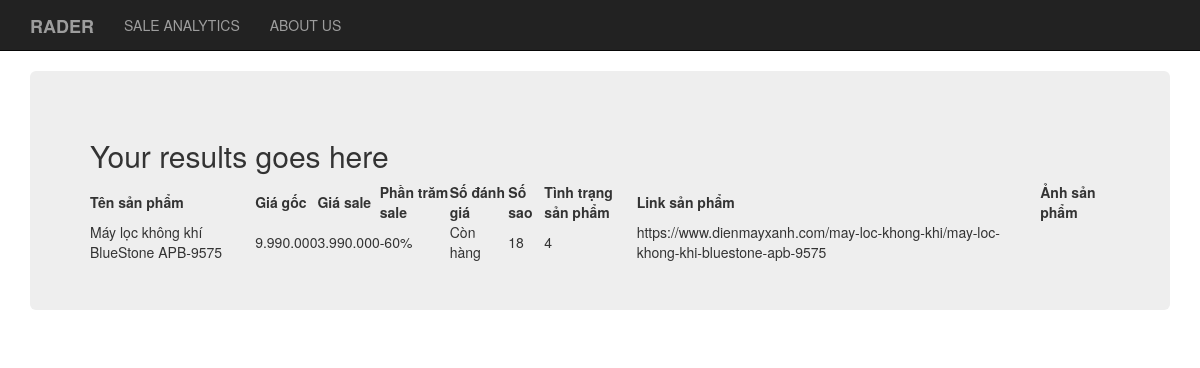
The app's page /searcher/result/, older data.
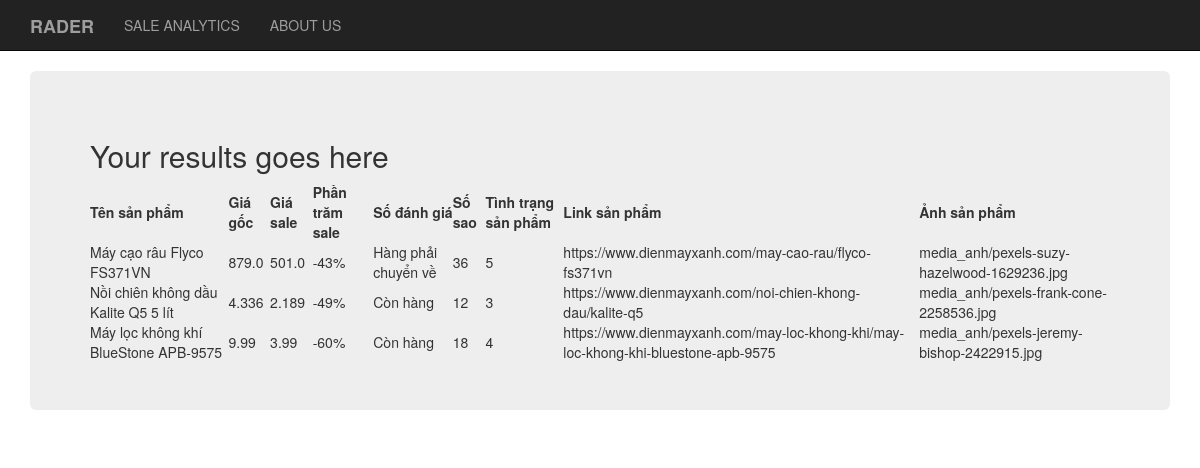
The same page, newer data.
### searcher/models.py (models this page shows, shortened)
class Info(models.Model):
    ten = models.CharField(verbose_name='Tên sản phẩm',max_length=265)
    gia_goc = models.FloatField(verbose_name='Giá gốc',default=0)
    gia_sale = models.FloatField(verbose_name='Giá sale', default=0)
    sale_rate= models.CharField(verbose_name='Phần trăm sale',max_length=10)
    con_hang = models.CharField(verbose_name='Còn hàng',max_length=100, null=True)
    luot_danh_gia = models.IntegerField(verbose_name='Số đánh giá', default=0)
    sao = models.IntegerField(verbose_name='Số sao', default=0)
    link_sp = models.URLField(verbose_name='Link sản phẩm', max_length=265, null=True)
    anh_sp = models.ImageField(verbose_name='Ảnh sản phẩm', upload_to = 'media_anh', blank=True)

### searcher/views.py (the view)
# urls.py: path('result/',views.result,name='result_url'),
def result(request):
    res_sale_rate = Info.objects.order_by('sale_rate')
    sale_rate_dict = {'top_sale': res_sale_rate}
    return render(request, 'searcher/result.html', context = sale_rate_dict)

### templates/searcher/result.html
{% extends "searcher/base.html" %}
{% block body_block%}
<div class="container">
  <div class="jumbotron">
    <h2>Your results goes here</h1>
    <table>
      <thead>
        <th>Tên sản phẩm</th>
        <th>Giá gốc</th>
        <th>Giá sale</th>
        <th>Phần trăm sale</th>
        <th>Số đánh giá</th>
        <th>Số sao</th>
        <th>Tình trạng sản phẩm</th>
        <th>Link sản phẩm</th>
        <th>Ảnh sản phẩm</th>
      </thead>
      {% for item in top_sale %}
      <tr>
        <td>{{item.ten}}</td>
        <td>{{item.gia_goc}}</td>
        <td>{{item.gia_sale}}</td>
        <td>{{item.sale_rate}}</td>
        <td>{{item.con_hang}}</td>
        <td>{{item.luot_danh_gia}}</td>
        <td>{{item.sao}}</td>
        <td>{{item.link_sp}}</td>
        <td>{{item.anh_sp}}</td>
      </tr>
      {% endfor %}
    </table>
  </div>
</div>
{% endblock %}

### templates/searcher/base.html (shortened to what this page needs)
<!DOCTYPE html>
{% load static %}
<html lang="en" dir="ltr">
  <head>
<link rel="stylesheet" href="https://maxcdn.bootstrapcdn.com/bootstrap/3.3.7/css/bootstrap.min.css">
  </head>
  <body>
    <nav class = "navbar navbar-default navbar-static-top navbar-inverse">
      <div class="container">
        <ul class="nav navbar-nav">
          <li><a class="navbar-brand" href="{% url 'home_url' %}"><b>RADER</b></a></li>
          <li><a class="navbar-link" href="{% url 'searcher:analytics_url'%}">SALE ANALYTICS</a></li>
          <li><a class="navbar-link" href="{% url 'searcher:us_url'%}">ABOUT US</a></li>
        </ul>
      </div>
    </nav>
    {% block body_block %}{% endblock %}
  </body>
</html>

Row changes from the older to the newer data that the page shows:
added Info: ten "Máy cạo râu Flyco FS371VN", gia_goc "879.0", gia_sale "501.0", sale_rate "-43%", con_hang "Hàng phải chuyển về", luot_danh_gia "36", sao "5", link_sp "https://www.dienmayxanh.com/may-cao-rau/flyco-fs371vn", anh_sp "media_anh/pexels-suzy-hazelwood-1629236.jpg"
added Info: ten "Nồi chiên không dầu Kalite Q5 5 lít", gia_goc "4.336", gia_sale "2.189", sale_rate "-49%", con_hang "Còn hàng", luot_danh_gia "12", sao "3", link_sp "https://www.dienmayxanh.com/noi-chien-khong-dau/kalite-q5", anh_sp "media_anh/pexels-frank-cone-2258536.jpg"
changed Info "Máy lọc không khí BlueStone APB-9575": gia_goc "9.990.000" → "9.99"; gia_sale "3.990.000" → "3.99"; anh_sp (not shown) → "media_anh/pexels-jeremy-bishop-2422915.jpg"
